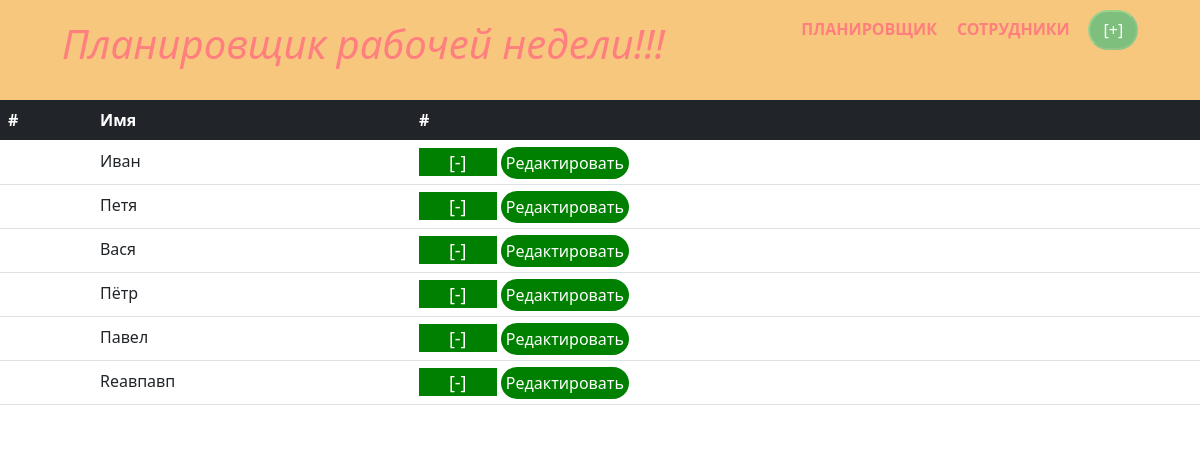
/sotrudnic.php, run on an earlier commit of the app's database.
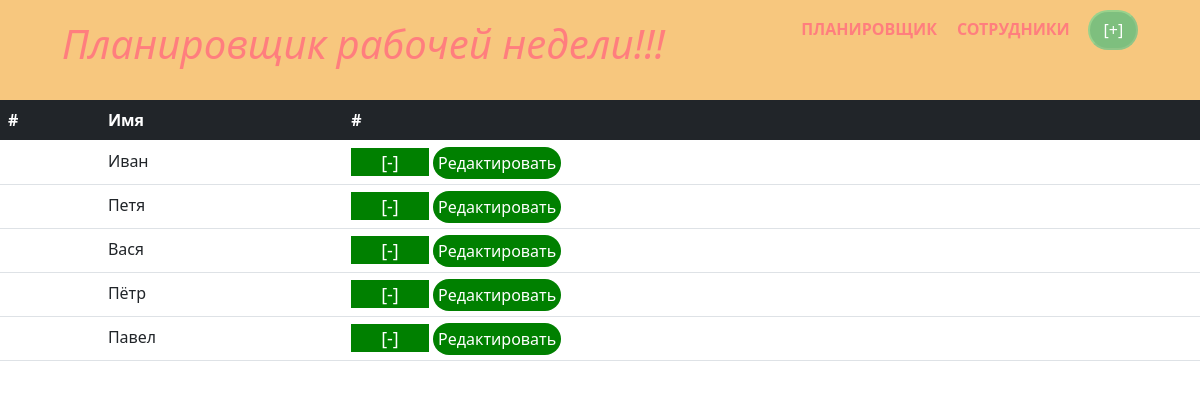
And on a later commit of the database.
### tables this page shows
CREATE TABLE `employee` (
  `idS` int(5) NOT NULL COMMENT 'Ключ',
  `name` varchar(80) NOT NULL COMMENT 'Название сотрудника'
);

### beckend/function.php (called while the page is built, shortened)
<?php
include "config.php";
$sql = $pdo -> prepare(" SELECT * FROM employee");
$sql -> execute();
$result = $sql -> fetchAll();

### sotrudnic.php (the view, shortened to what this page needs)
<?php
    include_once("beckend/function.php");
?>
<!DOCTYPE html>
<html lang="ru">
    <head>
        <link rel="stylesheet" href="./css/style.css" type="text/css">
        <link href="https://cdn.jsdelivr.net/npm/bootstrap@5.0.1/dist/css/bootstrap.min.css" rel="stylesheet">
    </head>
    <body>
        <header class="header">
            <h1 class="title">Планировщик рабочей недели!!!</h1>
            <div class="header_Nav">
                <div class="btn">
                  <a class="clickbtn" href="index.php">Планировщик</a>
                </div>
                    <div class="btn">
                    <a class="clickbtn" href="sotrudnic.php">Сотрудники</a>
                </div>
                <div class="btnadd">
                    <form action="" method="POST">
                        <input class="plusProject" type="button" value="[+]" data-toggle="modal" data-target="#Modal">
                    </form>
                </div>
              </div>
        </header>
        <section class="cont">
            <section class="colCont">
                <div class="centerios">
                    <div class="infor">
                        <table class="table" id="tbl">
                            <thead class="table-dark">
                                <tr>
                                    <th scope="col">#</th>
                                    <th scope="col">Имя</th>
                                    <th scope="col">#</th>
                                </tr>
                            </thead>
                            <tbody>
                              <?php foreach ($result as $value) {?>
                                <tr>
                                    <td>
                                    </td>
                                    <td><?=$value["name"]?></td>
                                    <td>
                                        <a href="?delete=<?=$value['name'] ?>"  data-toggle="modal" class="minus" data-target="#deleteModal<?=$value['idS'] ?>">[-]</a>
                                        <a href="?edit=<?=$value['name'] ?>" class="edit" data-toggle="modal" data-target="#editModal<?=$value['idS'] ?>">Редактировать</a>
                                    </td>
                                </tr> <?php } ?>
                            </tbody>
                        </table>
                    </div>
                </div>
            </section>
        </section>
    </body>
</html>

What changed in the data, as far as the page shows it:
removed employee: name "Reавпавп"
